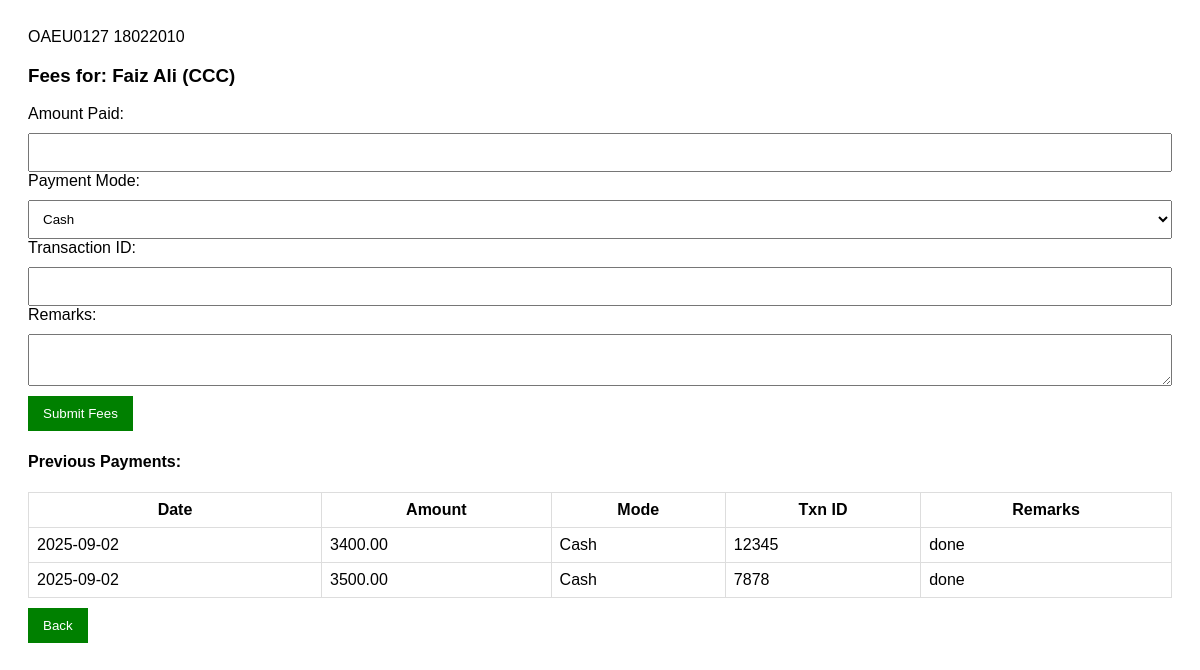
Page /submit-student-fees.php?admission_id=3 on the committed database.
### tables this page shows
CREATE TABLE `admission` (
  `id` int(11) NOT NULL,
  `photo` varchar(255) DEFAULT NULL,
  `signature` int(255) NOT NULL,
  `student_name` varchar(100) DEFAULT NULL,
  `father_name` varchar(100) DEFAULT NULL,
  `gender` varchar(20) DEFAULT NULL,
  `dob` date DEFAULT NULL,
  `mobile` varchar(15) DEFAULT NULL,
  `email` varchar(100) DEFAULT NULL,
  `course` varchar(100) DEFAULT NULL,
  `batch` varchar(50) DEFAULT NULL,
  `exam_mode` varchar(50) DEFAULT NULL,
  `exam_code` varchar(50) DEFAULT NULL,
  `username` varchar(50) DEFAULT NULL,
  `password` varchar(50) DEFAULT NULL,
  `address` text DEFAULT NULL,
  `id_type` varchar(50) DEFAULT NULL,
  `id_number` varchar(50) DEFAULT NULL,
  `course_fee` varchar(50) DEFAULT NULL,
  `remarks` text DEFAULT NULL,
  `admission_date` date DEFAULT NULL
);

CREATE TABLE `student_fees` (
  `id` int(11) NOT NULL,
  `admission_id` int(11) DEFAULT NULL,
  `amount_paid` decimal(10,2) DEFAULT NULL,
  `payment_date` date DEFAULT NULL,
  `payment_mode` varchar(50) DEFAULT NULL,
  `transaction_id` varchar(100) DEFAULT NULL,
  `remarks` text DEFAULT NULL
);

### submit-student-fees.php (the view, shortened to what this page needs)
<?php
include('db.php');
$admission_id = $_GET['admission_id'];
$student = mysqli_fetch_assoc(mysqli_query($conn, "SELECT * FROM admission WHERE id = '$admission_id'"));
$fees = mysqli_query($conn, "SELECT * FROM student_fees WHERE admission_id = '$admission_id'");
?>
<!DOCTYPE html>
<html>
<head>
</head>
<body>
    <h3>Fees for: <?= $student['student_name']; ?> (<?= $student['course']; ?>)</h3>
    <form method="POST">
        <label>Amount Paid:</label>
        <input type="number" name="amount" required>
        <label>Payment Mode:</label>
        <select name="payment_mode" required>
            <option value="Cash">Cash</option>
        </select>
        <label>Transaction ID:</label>
        <input type="text" name="transaction_id" required>
        <label>Remarks:</label>
        <textarea name="remarks"></textarea>
        <button type="submit">Submit Fees</button>
    </form>
    <h4>Previous Payments:</h4>
    <table>
        <tr>
            <th>Date</th>
            <th>Amount</th>
            <th>Mode</th>
            <th>Txn ID</th>
            <th>Remarks</th>
        </tr>
        <?php while ($row = mysqli_fetch_assoc($fees)) { ?>
            <tr>
                <td><?= $row['payment_date']; ?></td>
                <td><?= $row['amount_paid']; ?></td>
                <td><?= $row['payment_mode']; ?></td>
                <td><?= $row['transaction_id']; ?></td>
                <td><?= $row['remarks']; ?></td>
            </tr>
        <?php } ?>
    </table>
             <a href='fees.php'><button class='btn small red'>Back</button>
</body>
</html>

### submit-student-fees.php (style rules this page uses)
body { font-family: Arial; padding: 20px; }
input, select, textarea { width: 100%; padding: 10px; margin-top: 10px; }
table { width: 100%; border-collapse: collapse; margin-top: 20px; }
th, td { padding: 8px; border: 1px solid #ddd; }
button { padding: 10px 15px; background: green; color: white; border: none; margin-top: 10px; }

### rows in the picture
admission: student_name "Faiz Ali", course "CCC"
student_fees: payment_date "2025-09-02", amount_paid "3400.00", payment_mode "Cash", transaction "12345", remarks "done"
student_fees: payment_date "2025-09-02", amount_paid "3500.00", payment_mode "Cash", transaction "7878", remarks "done"
